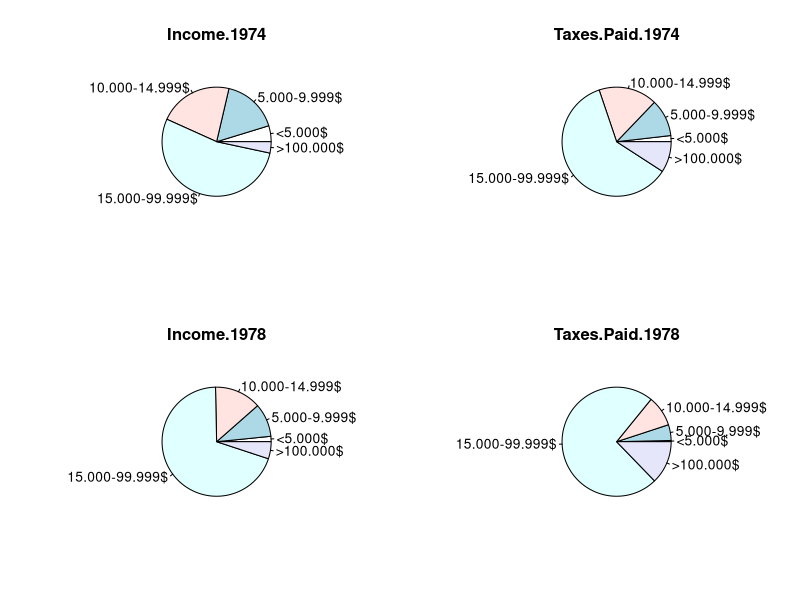
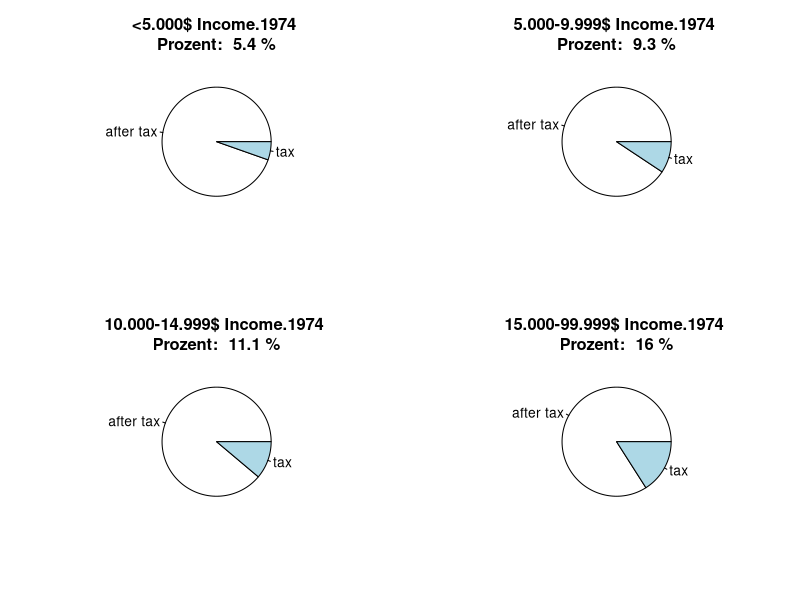
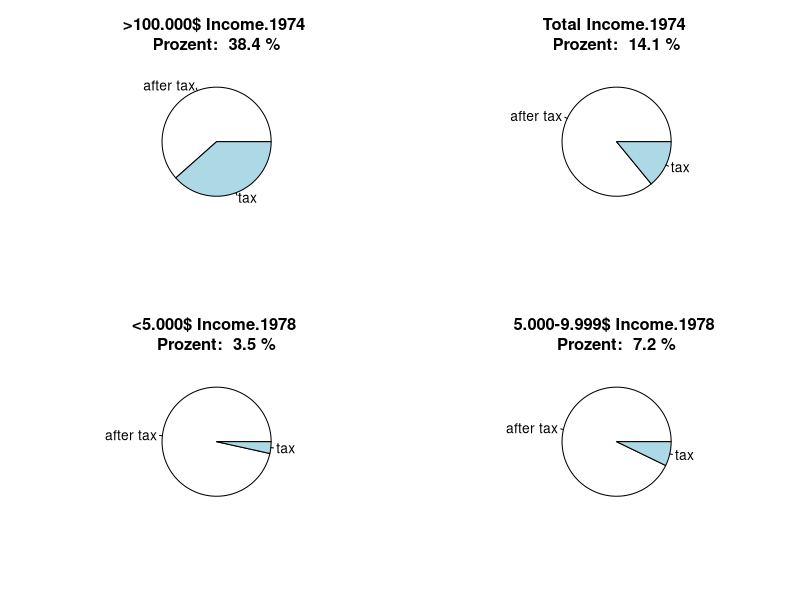
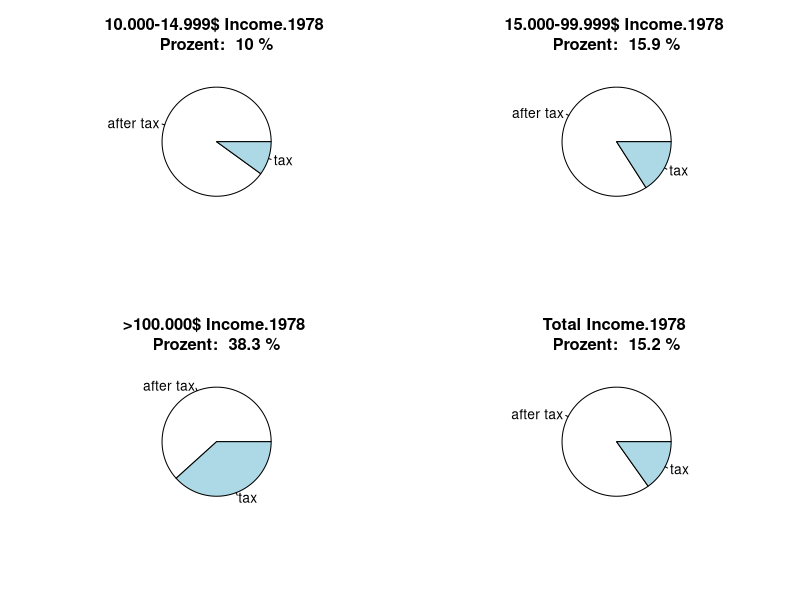
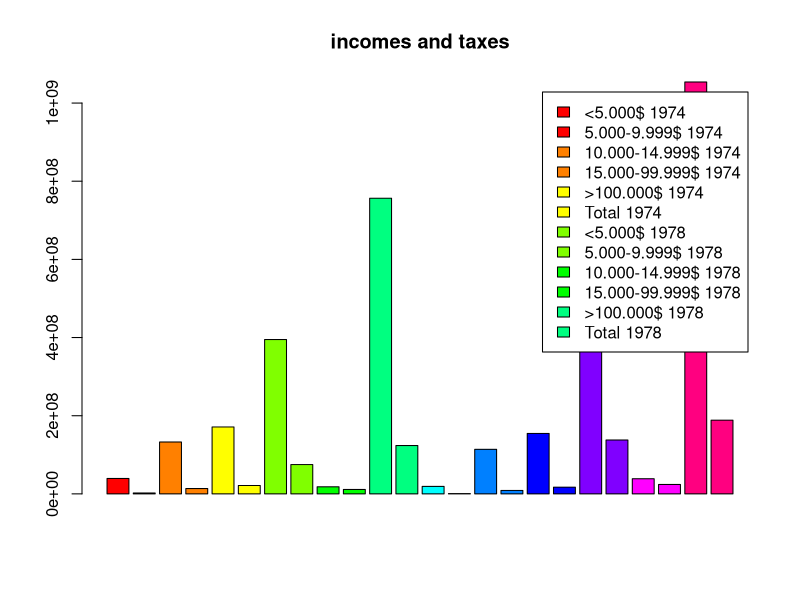
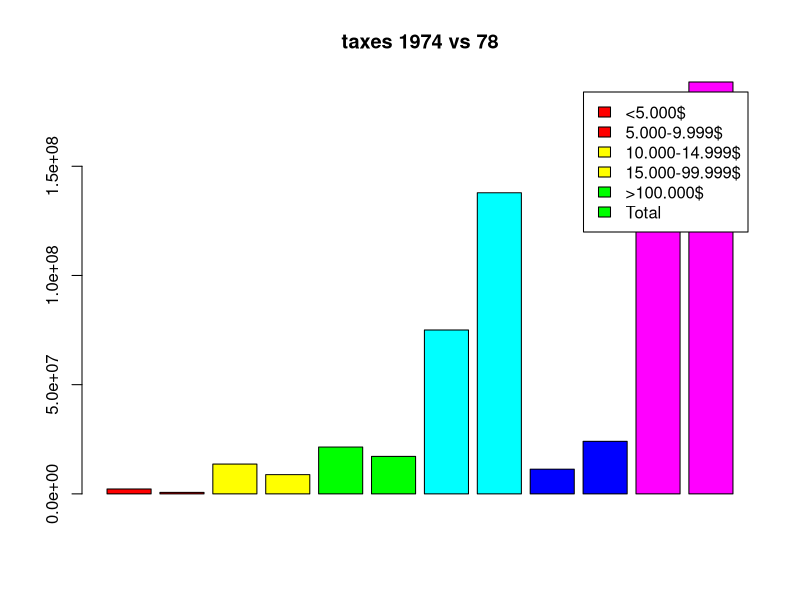
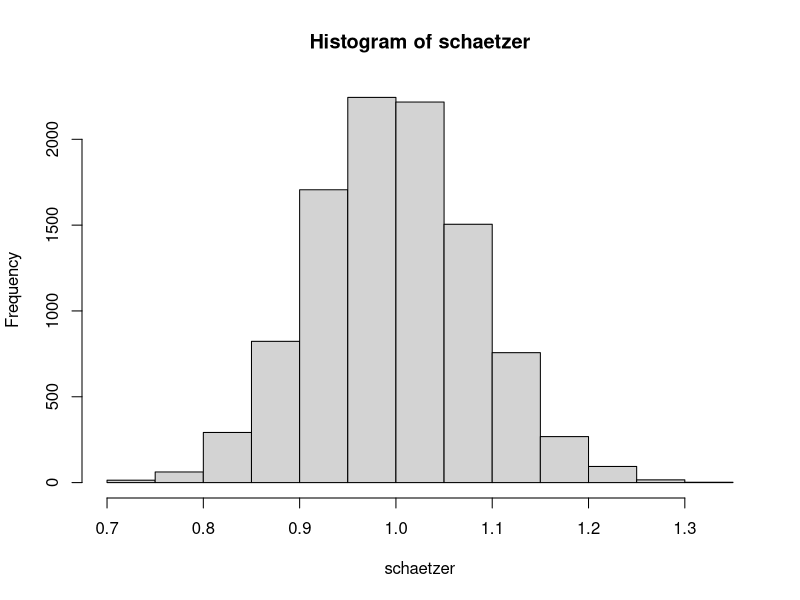
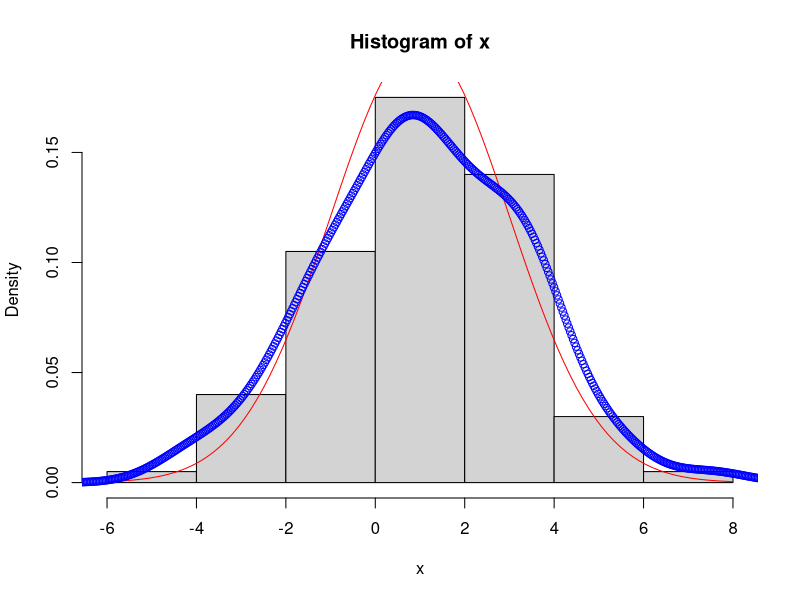

Recreate these plots in R, in order.

#Aufgabe 1
#a) read in tax.dat
tax = read.table("Datensaetze/tax.dat",header=TRUE)
summary(tax)

#b) pie chart
par(mfrow=c(2,2))
for (i in 1:ncol(tax)){
  pie(tax[1:(length(tax[,1])-1),i],labels=rownames(tax),main=colnames(tax)[i])
}
#c)relative tax
for (i in c(1,3)){
  for (j in 1:nrow(tax)){
    pie(c(tax[j,i]-tax[j,i+1],tax[j,i+1]),labels=c("after tax","tax"),main=paste(rownames(tax)[j],colnames(tax)[i],"\nProzent: ",round(tax[j,i+1]/tax[j,i]*100,1),"%"))
  }
}

#d) barplot
par(mfrow=c(1,1))
barplot(c(rbind(c(tax[,1]-tax[,2],tax[,3]-tax[,4]),c(tax[,2],tax[,4]))) ,col=rainbow(12)[floor(seq(1,13,0.5))] , beside=TRUE,legend=c(sapply(rownames(tax),paste,...="1974"),sapply(rownames(tax),paste,...="1978")),main="incomes and taxes")

barplot(c(rbind(tax[,2],tax[,4])) ,col=rainbow(6)[floor(seq(1,7,0.5))] , beside=TRUE,legend=rownames(tax),main="taxes 1974 vs 78")
#bevorzuge Kreisdiagramme, da sie die relativen Anteile besser darstellen

#e) progressive tax, von 1974 zu 1978 haben viele Leute ihr Einkommen erhöht, (vermutlich) weniger Leute in niedriger Einkommensgruppe.


#Aufgabe 2
#a) #x~U(1,2)
# P(y<=1.4)=0.4
# Dichte bei x=1.4 =>1
# unteres Quartil = 1.25
# oberes Quartil = 1.75

#b)
emp.quantile = function(x,p=seq(0,1,0.25)){
  return(sort(x)[floor(p*length(x))+1])
}

for (i in 1:50){
  x= sample(1:1000,125,replace=TRUE)
  p= seq(0,1,0.07324)
  if (any(emp.quantile(x,p)!=quantile(x,p,type=2))){
    print("false")
  }
}

#c)
x=runif(20,1,2)
p=c(0.25,0.75)
print(emp.quantile(x,p))
for (n in c(100,1000)){
  x=runif(n,1,2)
  print(emp.quantile(x,p))
}

#d)
qa= function(x){
  return(emp.quantile(x,0.75)-emp.quantile(x,0.25))
}

for (n in c(100,1000)){
  x=runif(n,1,2)
  print(qa(x))
}

approxNormalSd = function(x){
  emp.sd= sd(x)
  IQR = qa(x)
  IQR.sd = IQR/(0.6744*2)
  weight=0.5

  return(weight*emp.sd+(1-weight)*IQR.sd)
}

simNorm = function(n){
  x=rnorm(n,mean=0,sd=1)
  approxNormalSd(x)
}

schaetzer= c()
for (k in 1:10000){
  schaetzer[k]= simNorm(100)
}
print(paste("Mittelwert: ",mean(schaetzer),"\nVarianz: ",var(schaetzer)))
hist(schaetzer)


#Aufgabe 3
#a)
n=100
x= rnorm(n,1,2)
hist(x,freq = F)
curve(dnorm(x,1,2),add=T,col="red")
lines(density(x),col="blue",type="p")

#b)
simChiSq = function(n,k){
  result = c()
  for (i in 1:n){
    x= rnorm(k)
    result[i]= sum(x^2)
  }
  return(result)
}

simt = function(n,k){
  result = c()
  for (i in 1:n){
    x= rnorm(k)
    result[i]= rnorm(1)/sqrt(sum(x^2)/n)
  }
  return(result)
}

for (k in c(3,5,7)){
  x= simChiSq(1000,k)
  hist(x,freq = F,main=paste("Chi^2 mit k=",k))
  curve(dchisq(x,k),add=T,col="red")
  meanChiSq = mean(x)
  Mom2ChiSq = mean(x^2)
  theoMean = k
  theoMom2ChiSq = 2*k+k^2
  print(paste("Chi2 mit k=",k,":"))
  print(paste("TheoMean: ",theoMean," Mean: ",meanChiSq))
  print(paste("TheoMom2: ",theoMom2ChiSq," Mom2: ",Mom2ChiSq))
}

for (k in c(1,3,5,7)){
  x= simt(1000,k)
  hist(simt(1000,k),freq = F,main=paste("Chi^2 mit k=",k))
  curve(dt(x,k),add=T,col="red")
  meant= mean(x)
  Mom2t = mean(x^2)
  theoMean = 0
  theoMom2t = k/(k-2)
  print(paste("t mit k=",k,":"))
  print(paste("TheoMean: ",theoMean," Mean: ",meant))
  print(paste("TheoMom2: ",theoMom2t," Mom2: ",Mom2t))
}
#t verteilung wird falsch simuliert??

#c)
xnorm= rnorm(50,1,1)
xuni = runif(50,1-sqrt(3),1+sqrt(3))
xexp = rexp(50)

boxplot(xnorm,xuni,xexp,main="Boxplot",names=c("Normal","Uniform","Exponential"))

#d)
#i)
for (n in c(5,15)){
  qqnorm(rnorm(n),main=paste("Normal mit n=",n))
}

#ii)
par(mfrow=c(2,2))
for (n in c(20,40,100)){
  qqnorm(rnorm(n),main=paste("Normal mit n=",n))
  qqnorm(runif(n),main=paste("Uniform mit n=",n))
  qqnorm(rexp(n),main=paste("Exponential mit n=",n))
  qqnorm(rt(n,2),main=paste("t mit n=",n))
}


#e)
library("MASS")
hills
plot(sort(hills$climb))
qqplot(rexp(35),sort(hills$climb))

plot(sort(hills$dist))
qqplot(rexp(35),sort(hills$dist))

plot(sort(hills$time))
qqplot(rexp(35),sort(hills$time))





library(ggplot2)

#qplot Aufgaben
#3b)
simChiSq = function(n,k){
  result = c()
  for (i in 1:n){
    x= rnorm(k)
    result[i]= sum(x^2)
  }
  return(result)
}

simt = function(n,k){
  result = c()
  for (i in 1:n){
    x= rnorm(k)
    result[i]= rnorm(1)/sqrt(sum(x^2)/n)
  }
  return(result)
}

for (k in c(3,5,7,11)){
  x= simChiSq(1000,k)
  ggplot(data.frame(x),aes(x)) +
    geom_histogram(aes(y=..density..),binwidth=0.5) +
    ggtitle(paste("Chi^2 mit k=",k))+
    stat_function(fun = dchisq, args = list(df = k),col="red")

  meanChiSq = mean(x)
  Mom2ChiSq = mean(x^2)
  theoMean = k
  theoMom2ChiSq = 2*k+k^2
  print(paste("Chi2 mit k=",k,":"))
  print(paste("TheoMean: ",theoMean," Mean: ",meanChiSq))
  print(paste("TheoMom2: ",theoMom2ChiSq," Mom2: ",Mom2ChiSq))
}

for (k in c(1,3,5,7)){
  x= simt(1000,k)
    ggplot(data.frame(x),aes(x)) +
        geom_histogram(aes(y=..density..),binwidth=0.5) +
        ggtitle(paste("t mit k=",k))+
        stat_function(fun = dt, args = list(df = k),col="red")
  meant= mean(x)
  Mom2t = mean(x^2)
  theoMean = 0
  theoMom2t = k/(k-2)
  print(paste("t mit k=",k,":"))
  print(paste("TheoMean: ",theoMean," Mean: ",meant))
  print(paste("TheoMom2: ",theoMom2t," Mom2: ",Mom2t))
}




#c)
xnorm= rnorm(50,1,1)
xuni = runif(50,1-sqrt(3),1+sqrt(3))
xexp = rexp(50)
df = data.frame(xnorm,xuni,xexp)

#3 boxplot in 3 fascets
ggplot(df) +
  geom_boxplot(aes(x=1,y=xnorm)) +
  geom_boxplot(aes(x=2,y=xuni)) +
  geom_boxplot(aes(x=3,y=xexp)) +
  scale_x_continuous(breaks=c(1,2,3),labels=c("Normal","Uniform","Exponential")) +
  ggtitle("Boxplot")

#d)
#i)
for (n in c(5,15)){
    ggplot(data.frame(rnorm(n)),aes(sample=rnorm(n))) +
        stat_qq() +
        ggtitle(paste("Normal mit n=",n))
}

#ii)
par(mfrow=c(1,1))
for (n in c(20,40,100)){
  xnorm = rnorm(n)
  xuni = runif(n)
  xexp = rexp(n)
  xt = rt(n,2)
  df = data.frame(xnorm,xuni,xexp,xt)
  ggplot(df) +
    stat_qq(aes(sample=xnorm,color="red")) +
    stat_qq(aes(sample=xuni, color="blue")) +
    stat_qq(aes(sample=xexp,color = "#800080")) +
    stat_qq(aes(sample=xt,color= "#00FF00")) +
    ggtitle(paste("Normal mit n=",n))
}

